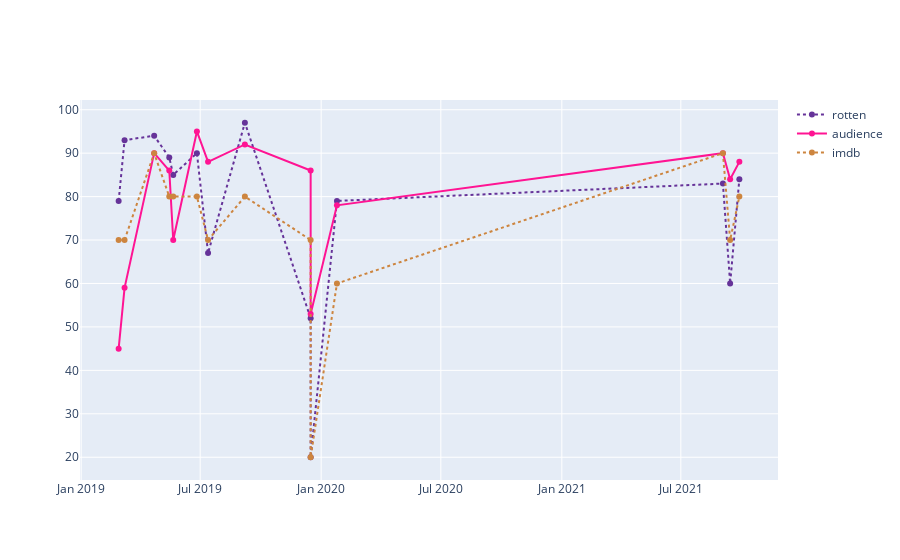

The cell this chart's notebook holds for it:
### Code cell
df.sort_values(by=['dates'], inplace=True)
# fig = px.line(df, x='dates', y="imdb_median_score", hover_data=["title", "imdb_median_score"])


fig = go.Figure()

fig.add_trace(go.Scatter(
                                x=df['dates'],
                                y=df['rt_rotten_score'],
                                mode='lines',
                                name='rotten',
                                hovertext=df['title'],                                
                                line=dict(color='rebeccapurple', dash='dot')
                                
                ))

fig.add_trace(go.Scatter(
                                x=df['dates'],
                                y=df['rt_audience_score'],
                                mode='lines',
                                name='audience',
                                hovertext=df['title'],
                                line=dict(color='DeepPink', dash='solid')
                ))


fig.add_trace(go.Scatter(
                                x=df['dates'],
                                y=df['imdb_median_score']*10,
                                mode='lines',
                                name='imdb',          
                                hovertext=df['title'],
                                line=dict(color='peru', dash='dot')
                ))


hovertemplate = 'title: %{df["title"]}'

fig.update_traces(mode="markers+lines")
fig.update_layout(hovermode="x unified")

fig.show()

### Figure 1 — Plotly figure (JSON) as saved in the notebook; plotly's stock layout.template omitted (floating-point values rounded to 4 significant figures)
{"data": [{"hovertext": ["Captain Marvel", "Us", "Avengers: Endgame", "John Wick: Chapter 3 - Parabellum", "Once Upon a Time... In Hollywood", "Spider-Man: Far from Home", "Fast & Furious Presents: Hobbs & Shaw", "Knives Out", "Star Wars: Episode IX - The Rise of Skywalker", "Cats", "Birds of Prey", "Dune", "Venom: Let There Be Carnage", "No Time to Die"], "line": {"color": "rebeccapurple", "dash": "dot"}, "mode": "markers+lines", "name": "rotten", "type": "scatter", "x": ["2019-02-27", "2019-03-08", "2019-04-22", "2019-05-15", "2019-05-21", "2019-06-26", "2019-07-13", "2019-09-07", "2019-12-16", "2019-12-16", "2020-01-25", "2021-09-03", "2021-09-14", "2021-09-28"], "y": [79, 93, 94, 89, 85, 90, 67, 97, 52, 20, 79, 83, 60, 84]}, {"hovertext": ["Captain Marvel", "Us", "Avengers: Endgame", "John Wick: Chapter 3 - Parabellum", "Once Upon a Time... In Hollywood", "Spider-Man: Far from Home", "Fast & Furious Presents: Hobbs & Shaw", "Knives Out", "Star Wars: Episode IX - The Rise of Skywalker", "Cats", "Birds of Prey", "Dune", "Venom: Let There Be Carnage", "No Time to Die"], "line": {"color": "DeepPink", "dash": "solid"}, "mode": "markers+lines", "name": "audience", "type": "scatter", "x": ["2019-02-27", "2019-03-08", "2019-04-22", "2019-05-15", "2019-05-21", "2019-06-26", "2019-07-13", "2019-09-07", "2019-12-16", "2019-12-16", "2020-01-25", "2021-09-03", "2021-09-14", "2021-09-28"], "y": [45, 59, 90, 86, 70, 95, 88, 92, 86, 53, 78, 90, 84, 88]}, {"hovertext": ["Captain Marvel", "Us", "Avengers: Endgame", "John Wick: Chapter 3 - Parabellum", "Once Upon a Time... In Hollywood", "Spider-Man: Far from Home", "Fast & Furious Presents: Hobbs & Shaw", "Knives Out", "Star Wars: Episode IX - The Rise of Skywalker", "Cats", "Birds of Prey", "Dune", "Venom: Let There Be Carnage", "No Time to Die"], "line": {"color": "peru", "dash": "dot"}, "mode": "markers+lines", "name": "imdb", "type": "scatter", "x": ["2019-02-27", "2019-03-08", "2019-04-22", "2019-05-15", "2019-05-21", "2019-06-26", "2019-07-13", "2019-09-07", "2019-12-16", "2019-12-16", "2020-01-25", "2021-09-03", "2021-09-14", "2021-09-28"], "y": [70, 70, 90, 80, 80, 80, 70, 80, 70, 20, 60, 90, 70, 80]}], "layout": {"autosize": true, "hovermode": "x unified", "xaxis": {"autorange": true, "range": ["2019-01-01 02:22:35.8124", "2021-11-23 21:37:24.1876"], "type": "date"}, "yaxis": {"autorange": true, "range": [13.65, 103.4], "type": "linear"}}}
